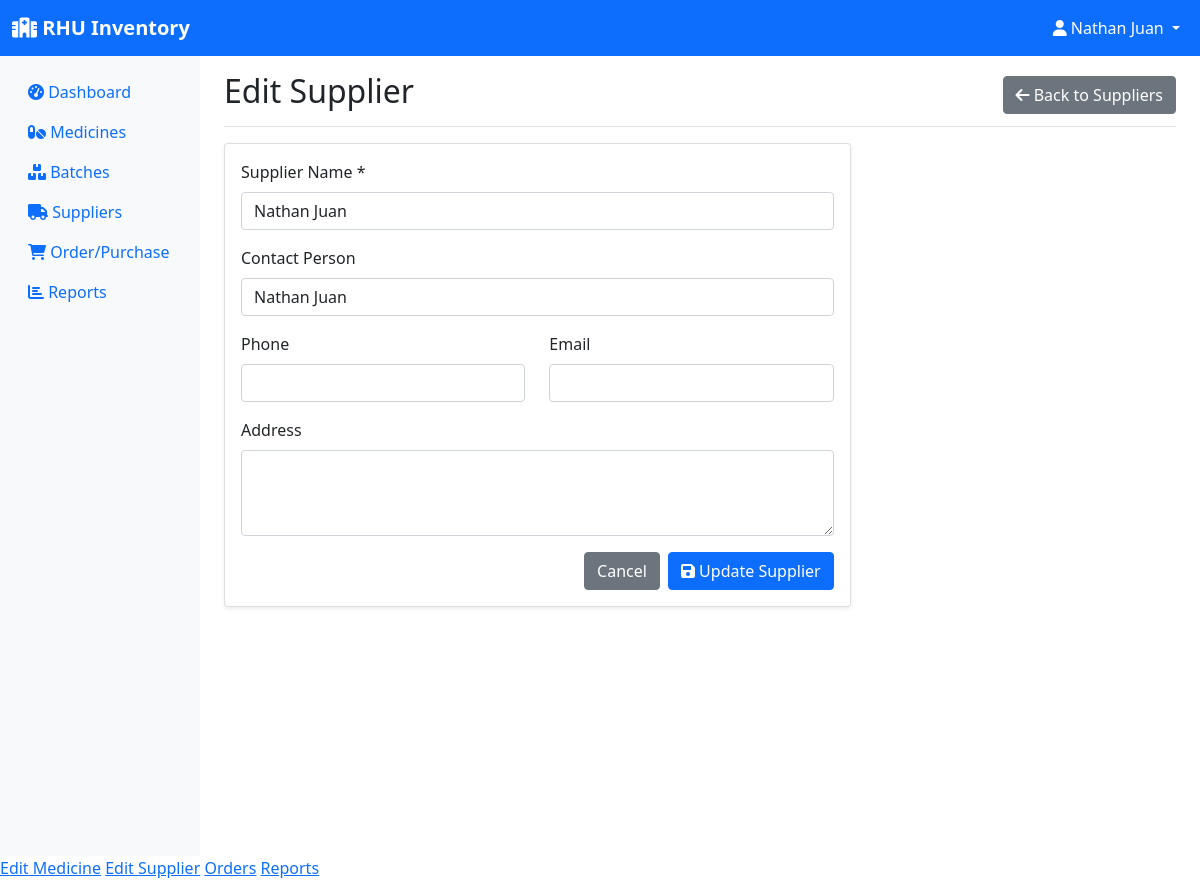
Page /supplier/1/edit (signed in) on the committed database.
### models.py (models this page shows, shortened)
class User(UserMixin, db.Model):
    id = db.Column(db.Integer, primary_key=True)
    username = db.Column(db.String(150), unique=True, nullable=False)
    password = db.Column(db.String(256), nullable=False)
    role = db.Column(db.String(20), nullable=False, default='employee')  # pharmacist, manager, assistant
    email = db.Column(db.String(120), unique=True, nullable=False)
    created_at = db.Column(db.DateTime, default=datetime.utcnow)

class Supplier(db.Model):
    id = db.Column(db.Integer, primary_key=True)
    name = db.Column(db.String(100), nullable=False)
    contact_person = db.Column(db.String(100))
    phone = db.Column(db.String(20))
    email = db.Column(db.String(120))
    address = db.Column(db.String(200))
    created_at = db.Column(db.DateTime, default=datetime.utcnow)
    medicines = db.relationship('Medicine', backref='supplier', lazy=True)
    orders = db.relationship('Order', backref='supplier', lazy=True)

### app.py (the view, shortened to what this page needs)
@app.route('/supplier/<int:id>/edit', methods=['GET', 'POST'])
@login_required
def edit_supplier(id):
    if current_user.role not in ['admin', 'sub-admin']:
        flash('You do not have permission to edit suppliers.', 'danger')
        return redirect(url_for('suppliers'))
    supplier = Supplier.query.get_or_404(id)
    return render_template('edit_supplier.html', supplier=supplier)

### app.py (called while the page is built)
@login_manager.user_loader
def load_user(user_id):
    return User.query.get(int(user_id))

### templates/edit_supplier.html (shortened to what this page needs)
{% extends "base.html" %}
{% block content %}
{% if current_user.is_authenticated and (current_user.role == 'admin' or current_user.role == 'sub-admin') %}
<div class="d-flex justify-content-between flex-wrap flex-md-nowrap align-items-center pt-3 pb-2 mb-3 border-bottom">
    <h1 class="h2">Edit Supplier</h1>
    <a href="{{ url_for('suppliers') }}" class="btn btn-secondary">
        <i class="fas fa-arrow-left"></i> Back to Suppliers
    </a>
</div>
<div class="row">
    <div class="col-md-8">
        <div class="card">
            <div class="card-body">
                <form method="POST">
                    <div class="mb-3">
                        <label for="name" class="form-label">Supplier Name *</label>
                        <input type="text" class="form-control" id="name" name="name" value="{{ supplier.name }}" required>
                    </div>
                    <div class="mb-3">
                        <label for="contact_person" class="form-label">Contact Person</label>
                        <input type="text" class="form-control" id="contact_person" name="contact_person" value="{{ supplier.contact_person or '' }}">
                    </div>
                    <div class="row">
                        <div class="col-md-6">
                            <div class="mb-3">
                                <label for="phone" class="form-label">Phone</label>
                                <input type="tel" class="form-control" id="phone" name="phone" value="{{ supplier.phone or '' }}">
                            </div>
                        </div>
                        <div class="col-md-6">
                            <div class="mb-3">
                                <label for="email" class="form-label">Email</label>
                                <input type="email" class="form-control" id="email" name="email" value="{{ supplier.email or '' }}">
                            </div>
                        </div>
                    </div>
                    <div class="mb-3">
                        <label for="address" class="form-label">Address</label>
                        <textarea class="form-control" id="address" name="address" rows="3">{{ supplier.address or '' }}</textarea>
                    </div>
                    <div class="d-grid gap-2 d-md-flex justify-content-md-end">
                        <a href="{{ url_for('suppliers') }}" class="btn btn-secondary">Cancel</a>
                        <button type="submit" class="btn btn-primary">
                            <i class="fas fa-save"></i> Update Supplier
                        </button>
                    </div>
                </form>
            </div>
        </div>
    </div>
</div>
{% else %}
    <div class="alert alert-danger mt-4">You do not have permission to access this page.</div>
{% endif %}
{% endblock %}

### templates/base.html (shortened to what this page needs)
<!DOCTYPE html>
<html lang="en">
<head>
    <link href="https://cdn.jsdelivr.net/npm/bootstrap@5.1.3/dist/css/bootstrap.min.css" rel="stylesheet">
    <link href="https://cdnjs.cloudflare.com/ajax/libs/font-awesome/6.0.0/css/all.min.css" rel="stylesheet">
</head>
<body>
    <nav class="navbar navbar-expand-lg navbar-dark bg-primary">
        <div class="container-fluid">
            <a class="navbar-brand" href="{{ url_for('dashboard') }}">
                <i class="fas fa-hospital"></i> RHU Inventory
            </a>
            {% if current_user.is_authenticated %}
            <div class="navbar-nav ms-auto">
                <div class="nav-item dropdown">
                    <a class="nav-link dropdown-toggle text-white" href="#" id="navbarDropdown" role="button" data-bs-toggle="dropdown">
                        <i class="fas fa-user"></i> {{ current_user.username }}
                    </a>
                </div>
            </div>
            {% endif %}
        </div>
    </nav>
    <div class="container-fluid">
        <div class="row">
            {% if current_user.is_authenticated %}
            <nav class="col-md-3 col-lg-2 d-md-block sidebar collapse">
                <div class="position-sticky pt-3">
                    <ul class="nav flex-column">
                        <li class="nav-item">
                            <a class="nav-link" href="{{ url_for('dashboard') }}">
                                <i class="fas fa-tachometer-alt"></i> Dashboard
                            </a>
                        </li>
                        <li class="nav-item">
                            <a class="nav-link" href="{{ url_for('inventory') }}">
                                <i class="fas fa-pills"></i> Medicines
                            </a>
                        </li>
                        <li class="nav-item">
                            <a class="nav-link" href="{{ url_for('batches') }}">
                                <i class="fas fa-boxes"></i> Batches
                            </a>
                        </li>
                        <li class="nav-item">
                            <a class="nav-link" href="{{ url_for('suppliers') }}">
                                <i class="fas fa-truck"></i> Suppliers
                            </a>
                        </li>
                        <li class="nav-item">
                            <a class="nav-link" href="{{ url_for('orders') }}">
                                <i class="fas fa-shopping-cart"></i> Order/Purchase
                            </a>
                        </li>
                        <li class="nav-item">
                            <a class="nav-link" href="{{ url_for('reports') }}">
                                <i class="fas fa-chart-bar"></i> Reports
                            </a>
                        </li>
                    </ul>
                </div>
            </nav>
            {% endif %}
            <main class="{% if current_user.is_authenticated %}col-md-9 ms-sm-auto col-lg-10 px-md-4{% else %}col-12{% endif %}">
                {% block content %}{% endblock %}
            </main>
        </div>
    </div>
    {% if current_user.is_authenticated %}
        {% if current_user.role == 'admin' %}
            <a href="{{ edit_medicine_url }}">Edit Medicine</a>
            <a href="{{ edit_supplier_url }}">Edit Supplier</a>
            <a href="{{ orders_url }}">Orders</a>
            <a href="{{ reports_url }}">Reports</a>
        {% elif current_user.role == 'sub-admin' %}
            <a href="{{ edit_medicine_url }}">Edit Medicine</a>
            <a href="{{ edit_supplier_url }}">Edit Supplier</a>
            <a href="{{ orders_url }}">Orders</a>
        {% elif current_user.role == 'employee' %}
            <a href="{{ orders_url }}">Orders</a>
            <a href="{{ reports_url }}">Reports</a>
        {% endif %}
    {% endif %}
</body>
</html>

### templates/base.html (style rules this page uses)
.sidebar { min-height: 100vh; background-color: #f8f9fa; }
.navbar-brand { font-weight: bold; }
.card { box-shadow: 0 0.125rem 0.25rem rgba(0, 0, 0, 0.075); border: 1px solid rgba(0, 0, 0, 0.125); }

### rows in the picture
User: username "Nathan Juan"
Supplier: name "Nathan Juan", contact_person "Nathan Juan"
